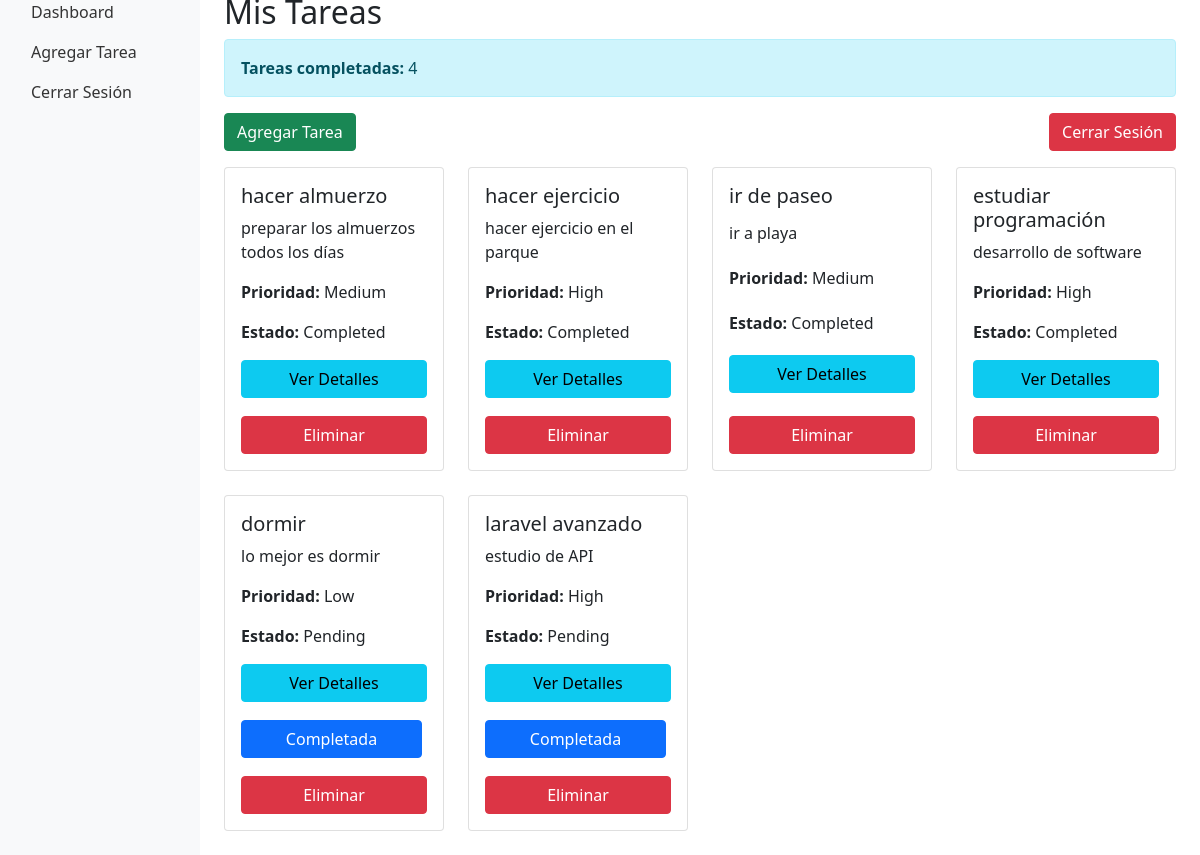
/dashboard.php (signed in), run on the app's committed database.
### tables this page shows
CREATE TABLE `tasks` (
  `id` int(11) NOT NULL AUTO_INCREMENT,
  `title` varchar(255) NOT NULL,
  `description` text DEFAULT NULL,
  `priority` enum('low','medium','high') NOT NULL,
  `status` enum('pending','completed') DEFAULT 'pending',
  `user_id` int(11) NOT NULL,
  PRIMARY KEY (`id`),
  KEY `user_id` (`user_id`),
  CONSTRAINT `tasks_ibfk_1` FOREIGN KEY (`user_id`) REFERENCES `users` (`id`)
);

### dashboard.php (the view, shortened to what this page needs)
<?php
include 'db.php';
$user_id = $_SESSION['user']['id'];
$query = "
    SELECT *,
    (SELECT COUNT(*) FROM tasks WHERE user_id = $user_id AND status = 'completed') AS completed_count
    FROM tasks WHERE user_id = $user_id";
$result = mysqli_query($conn, $query);
$tasks = mysqli_fetch_all($result, MYSQLI_ASSOC);
include 'templates/header.php';
?>
<div class="container-fluid">
    <div class="row">
        <nav class="col-md-2 d-none d-md-block bg-light sidebar">
            <div class="sidebar-sticky">
                <ul class="nav flex-column">
                    <li class="nav-item">
                        <a class="nav-link active" href="dashboard.php">Dashboard</a>
                    </li>
                    <li class="nav-item">
                        <a class="nav-link" href="add_task.php">Agregar Tarea</a>
                    </li>
                    <li class="nav-item">
                        <a class="nav-link" href="logout.php">Cerrar Sesión</a>
                    </li>
                </ul>
            </div>
        </nav>
        <main role="main" class="col-md-10 ml-sm-auto col-lg-10 px-4">
            <h2 class="mt-5">Mis Tareas</h2>
            <div class="alert alert-info" role="alert">
                <i class="fas fa-check-circle"></i> <strong>Tareas completadas:</strong> <?php echo $tasks[0]['completed_count'] ?? 0; ?>
            </div>
            <a href="logout.php" class="btn btn-danger float-end">Cerrar Sesión</a>
            <a href="add_task.php" class="btn btn-success mb-3">Agregar Tarea</a>
            <div class="row">
                <?php if (!empty($tasks)): ?>
                    <?php foreach ($tasks as $task): ?>
                        <div class="col-12 col-sm-6 col-md-6 col-lg-3 mb-4">
                            <div class="card">
                                <div class="card-body">
                                    <h5 class="card-title"><?php echo $task['title']; ?></h5>
                                    <p class="card-text"><?php echo $task['description']; ?></p>
                                    <p><strong>Prioridad:</strong> <?php echo ucfirst($task['priority']); ?></p>
                                    <p><strong>Estado:</strong> <?php echo ucfirst($task['status']); ?></p>
                                    <a href="task_detail.php?id=<?php echo $task['id']; ?>" class="btn btn-info mb-2">Ver Detalles</a>
                                    <div class="btn-container d-flex flex-column">
                                        <?php if ($task['status'] == 'pending'): ?>
                                            <button class="btn btn-primary complete-task mb-2" data-id="<?php echo $task['id']; ?>">Completada</button>
                                        <?php endif; ?>
                                        <button class="btn btn-danger delete-task" data-id="<?php echo $task['id']; ?>">Eliminar</button>
                                    </div>
                                </div>
                            </div>
                        </div>
                    <?php endforeach; ?>
                <?php else: ?>
                    <p>No tienes tareas asignadas.</p>
                <?php endif; ?>
            </div>
        </main>
    </div>
</div>
<?php include 'templates/footer.php'; ?>

### templates/header.php (shortened to what this page needs)
<!DOCTYPE html>
<html lang="es">
<head>
    <link href="https://cdn.jsdelivr.net/npm/bootstrap@5.0.2/dist/css/bootstrap.min.css" rel="stylesheet">
     <link rel="stylesheet" href="css/styles.css">
</head>
<body class="d-flex justify-content-center align-items-center vh-100">

### templates/footer.php (shortened to what this page needs)
</body>
</html>

### css/styles.css (style rules this page uses)
.card { height: 100%; display: flex; flex-direction: column; justify-content: space-between; }
.card-body { display: flex; flex-direction: column; justify-content: space-between; }
.btn-container { display: flex; justify-content: space-between; }
.btn-container button { margin-right: 5px; }
.btn-container button:last-child { margin-right: 0; }
.btn-container .btn { flex: 1; margin-top: 10px; }
.card { height: 100%; }
.sidebar { background-color: #f8f9fa; padding: 15px; }
.sidebar .nav-link { color: #333; }

### data on the page
tasks: title "hacer almuerzo", description "preparar los almuerzos todos los días", priority "Medium", status "Completed"
tasks: title "hacer ejercicio", description "hacer ejercicio en el parque", priority "High", status "Completed"
tasks: title "ir de paseo", description "ir a playa", priority "Medium", status "Completed"
tasks: title "estudiar programación", description "desarrollo de software", priority "High", status "Completed"
tasks: title "dormir", description "lo mejor es dormir", priority "Low", status "Pending"
tasks: title "laravel avanzado", description "estudio de API", priority "High", status "Pending"

### other printed values
$tasks[0]['completed_count'] "4"
